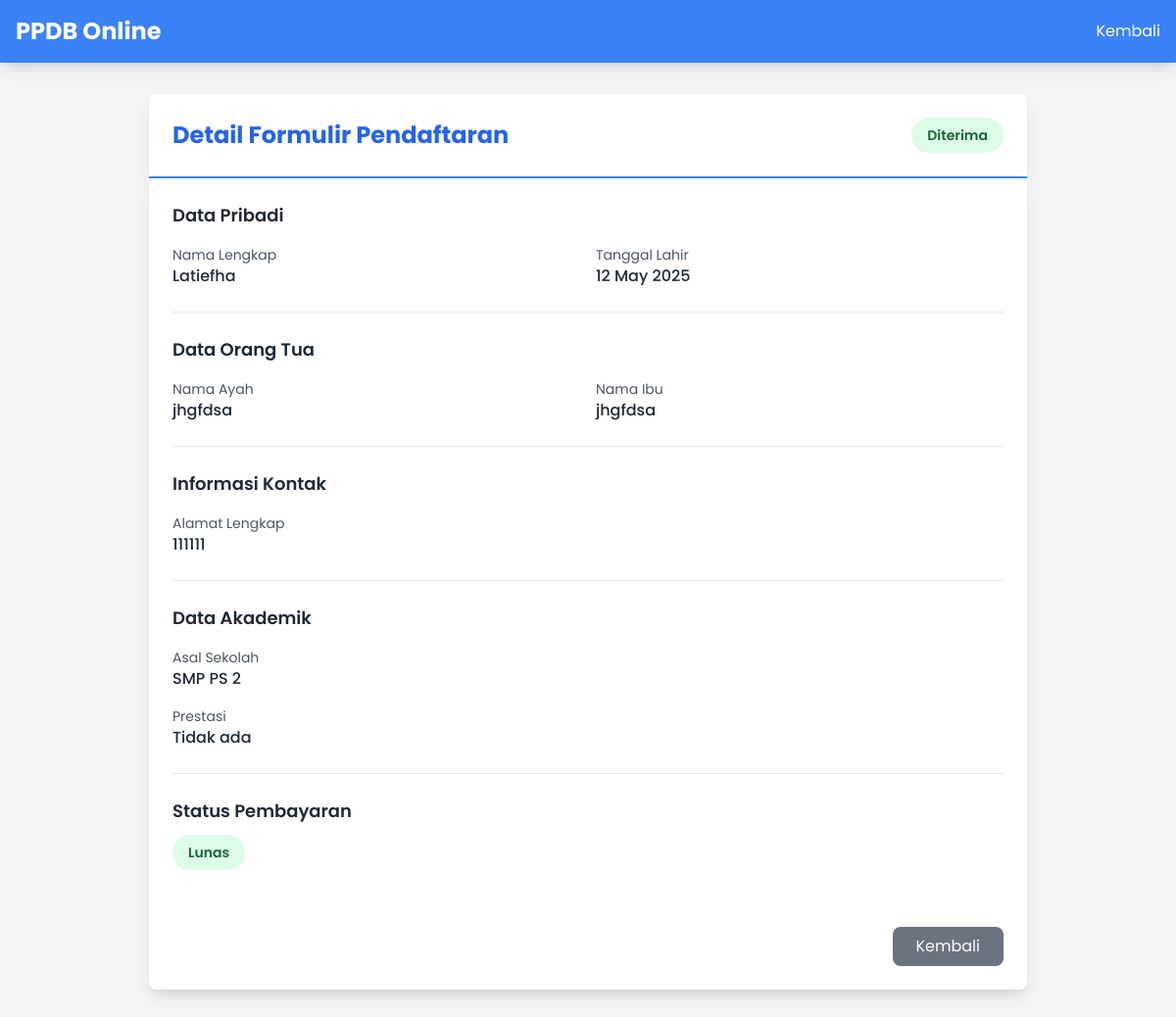
Page /admin/form_detail/2 (signed in) on the earlier database version.
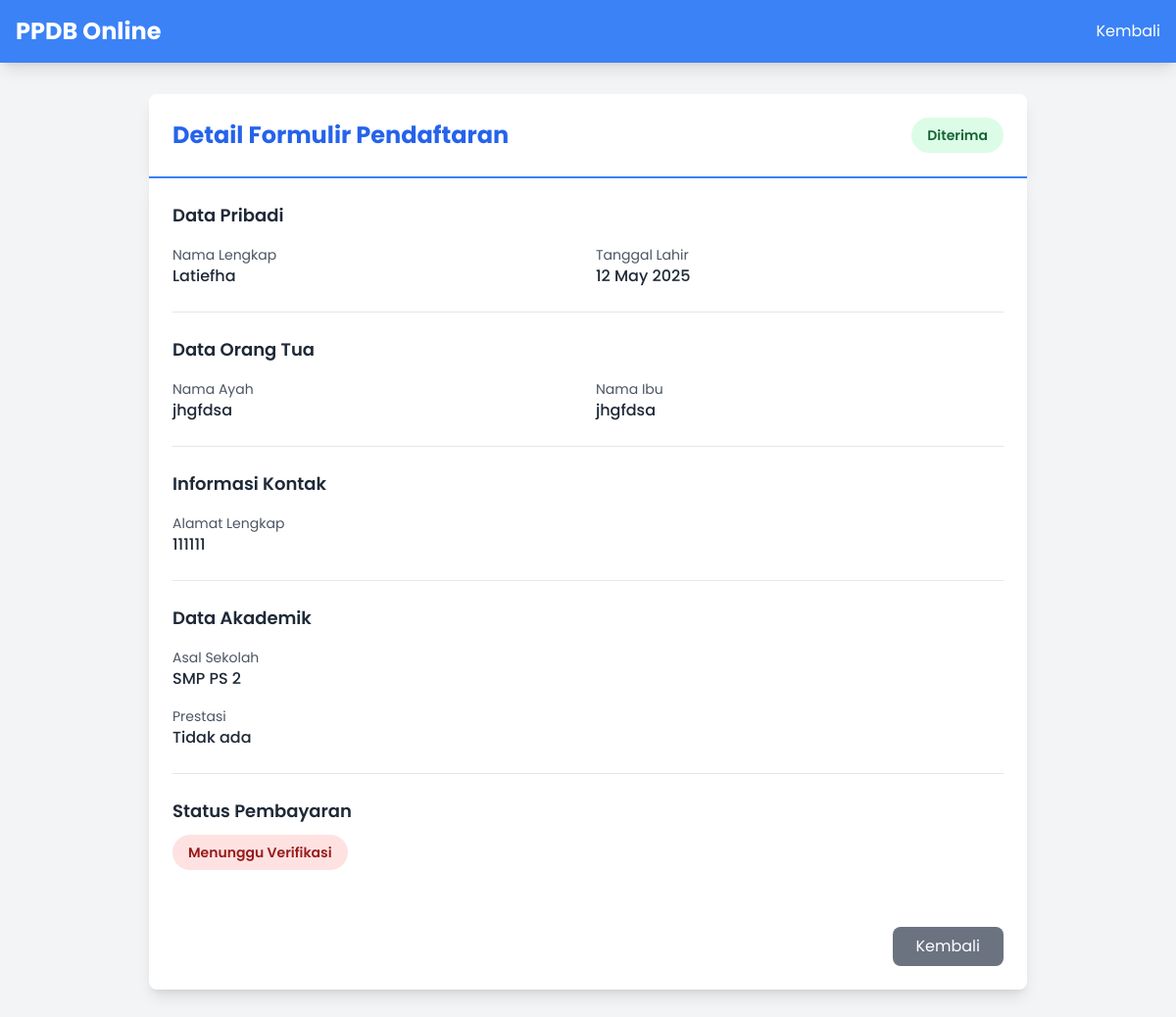
Same page on the later database version.
### app/models.py (models this page shows, shortened)
class StudentForm(db.Model):
    __tablename__ = 'student_forms'
    id = db.Column(db.Integer, primary_key=True)
    user_id = db.Column(db.Integer, db.ForeignKey('users.id'), nullable=False)
    full_name = db.Column(db.String(100), nullable=False)
    gender = db.Column(db.String(1), nullable=False)
    birth_place = db.Column(db.String(100), nullable=False)
    birth_date = db.Column(db.Date, nullable=False)
    religion = db.Column(db.String(20), nullable=False)
    nisn = db.Column(db.String(20), nullable=False)
    father_name = db.Column(db.String(100), nullable=False)
    mother_name = db.Column(db.String(100), nullable=False)
    parent_phone = db.Column(db.String(15), nullable=False)
    parent_occupation = db.Column(db.String(100), nullable=False)
    address = db.Column(db.Text, nullable=False)
    previous_school = db.Column(db.String(100), nullable=False)
    achievement_file = db.Column(db.String(255), nullable=True)
    status = db.Column(db.String(20), default='Menunggu')
    payment_proof = db.Column(db.String(255), nullable=True)
    payment_status = db.Column(db.String(20), default='Belum Bayar')
    created_at = db.Column(db.DateTime, default=datetime.utcnow)
    user = db.relationship('User', backref='forms')
    accepted_record = db.relationship('AcceptedStudent', backref='form',
                                    uselist=False, cascade='all, delete-orphan')
    rejected_record = db.relationship('RejectedStudent', backref='form',
                                    uselist=False, cascade='all, delete-orphan')
    spp_payments = db.relationship('PaymentSPP', backref='student',
                                 lazy='dynamic', cascade='all, delete-orphan')

### app/routes/admin.py (the view)
    def wrapper(*args, **kwargs):
        if not current_user.is_authenticated or not current_user.is_admin:
            flash("Anda tidak memiliki akses ke halaman ini.", "danger")
            return redirect(url_for('main.index'))
        return func(*args, **kwargs)

### app/routes/admin.py (called while the page is built)
def admin_required(func):
    def wrapper(*args, **kwargs):
        if not current_user.is_authenticated or not current_user.is_admin:
            flash("Anda tidak memiliki akses ke halaman ini.", "danger")
            return redirect(url_for('main.index'))
        return func(*args, **kwargs)
    wrapper.__name__ = func.__name__
    return wrapper

@admin_bp.route('/form_detail/<int:form_id>', methods=['GET'])
@login_required
@admin_required
def form_detail(form_id):
    form = StudentForm.query.get_or_404(form_id)
    return render_template('form_detail.html', form=form)

### app/templates/form_detail.html (shortened to what the changed rows need)
<!DOCTYPE html>
<html lang="id">
<head>
    <script src="https://cdn.tailwindcss.com"></script>
</head>
<body class="bg-gray-100 text-gray-800 min-h-screen flex flex-col">
    <div class="container mx-auto px-4 py-8">
        <div class="max-w-4xl mx-auto">
            <div class="bg-white rounded-t-lg shadow-lg p-6 border-b-2 border-blue-500">
                <div class="flex justify-between items-center">
                    <h2 class="text-2xl font-bold text-blue-600">Detail Formulir Pendaftaran</h2>
                    <span class="px-4 py-2 rounded-full text-sm font-semibold
                        {% if form.status == 'Diterima' %}
                            bg-green-100 text-green-800
                        {% elif form.status == 'Ditolak' %}
                            bg-red-100 text-red-800
                        {% else %}
                            bg-yellow-100 text-yellow-800
                        {% endif %}">
                        {{ form.status }}
                    </span>
                </div>
            </div>
            <div class="bg-white rounded-b-lg shadow-lg p-6 space-y-6">
                <div class="border-b pb-6">
                    <div class="grid md:grid-cols-2 gap-4">
                        <div>
                            <p class="text-sm text-gray-600">Nama Lengkap</p>
                            <p class="font-medium">{{ form.full_name }}</p>
                        </div>
                        <div>
                            <p class="text-sm text-gray-600">Tanggal Lahir</p>
                            <p class="font-medium">{{ form.birth_date.strftime('%d %B %Y') }}</p>
                        </div>
                    </div>
                </div>
                <div class="border-b pb-6">
                    <div class="grid md:grid-cols-2 gap-4">
                        <div>
                            <p class="text-sm text-gray-600">Nama Ayah</p>
                            <p class="font-medium">{{ form.father_name }}</p>
                        </div>
                        <div>
                            <p class="text-sm text-gray-600">Nama Ibu</p>
                            <p class="font-medium">{{ form.mother_name }}</p>
                        </div>
                    </div>
                </div>
                <div class="border-b pb-6">
                    <div>
                        <p class="text-sm text-gray-600">Alamat Lengkap</p>
                        <p class="font-medium">{{ form.address }}</p>
                    </div>
                </div>
                <div class="border-b pb-6">
                    <div class="space-y-4">
                        <div>
                            <p class="text-sm text-gray-600">Asal Sekolah</p>
                            <p class="font-medium">{{ form.previous_school }}</p>
                        </div>
                    </div>
                </div>
                <div class="pb-6">
                    <h3 class="text-lg font-semibold text-gray-800 mb-4">Status Pembayaran</h3>
                    <span class="px-4 py-2 rounded-full text-sm font-semibold
                        {% if form.payment_status == 'Lunas' %}
                            bg-green-100 text-green-800
                        {% else %}
                            bg-red-100 text-red-800
                        {% endif %}">
                        {{ form.payment_status or 'Belum Bayar' }}
                    </span>
                </div>
            </div>
        </div>
    </div>
</body>
</html>

Differences in the rows shown:
changed StudentForm "Latiefha": payment_status "Lunas" → "Menunggu Verifikasi"
